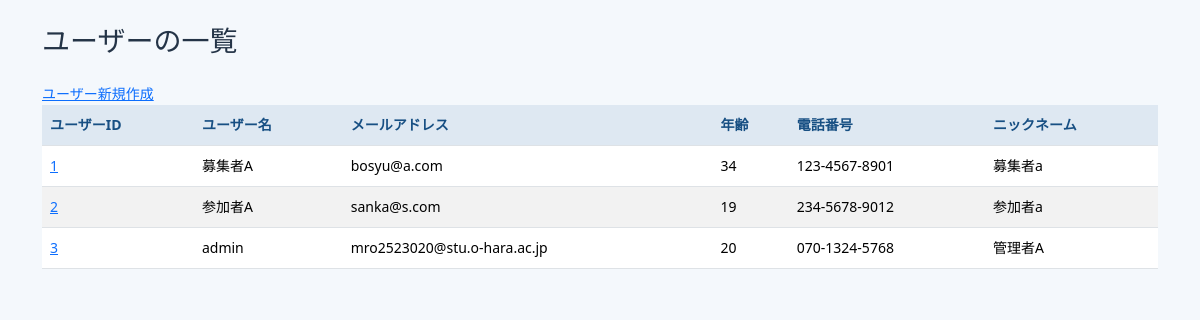
Page /crud/users (signed in) on the committed database.
### apps/crud/models.py (models this page shows, shortened)
class User(db.Model, UserMixin):
    __tablename__ = "users"
    id = db.Column(db.Integer, primary_key=True)
    username = db.Column(db.String, nullable=False)
    nickname = db.Column(db.String, nullable=False)
    age = db.Column(db.Integer, nullable=False)
    email = db.Column(db.String, nullable=False)
    password_hash = db.Column(db.String, nullable=False)
    phone_number = db.Column(db.String(11), nullable=False)
    role = db.Column(db.Integer, nullable=False)
    is_approved = db.Column(db.Boolean,nullable=False,default=True,server_default="1")
    create_at = db.Column(db.DateTime, nullable=False, default=datetime.now)
    update_at = db.Column(db.DateTime, nullable=False, default=datetime.now, onupdate=datetime.now)
    title_id = db.Column(db.Integer,db.ForeignKey("titles.id"))  # FK
    tanks_point = db.Column(db.Integer, nullable=False, default=0)
    ranking_id = db.Column(db.Integer)
    group_name = db.Column(db.String, nullable=False)
    representative_name = db.Column(db.String, nullable=False)
    contact_email = db.Column(db.String, nullable=False)
    group_type = db.Column(db.String, nullable=False)
    title = db.relationship("Title", lazy="joined")
    recruitments = db.relationship("Recruitment", back_populates="user", cascade="all, delete-orphan")
    likes = db.relationship("Like", back_populates="user", cascade="all, delete-orphan")
    search_histories = db.relationship("SearchHistory", back_populates="user", cascade="all, delete-orphan")
    participation_histories = db.relationship("ParticipationHistory", back_populates="user", cascade="all, delete-orphan")
    recruitment_histories = db.relationship("RecruitmentHistory", back_populates="user", cascade="all, delete-orphan")
    view_histories = db.relationship("ViewHistory", back_populates="user", cascade="all, delete-orphan")
    active_messages = db.relationship("ActiveMessage", back_populates="user", cascade="all, delete-orphan")
    @property
    def password(self):
        raise AttributeError("読み取り不可")

### apps/crud/views.py (the view)
@crud.route("/users")
@login_required
def users():
    users = User.query.all()
    return render_template("crud/index.html",users=users)

### apps/crud/models.py (called while the page is built)
@login_manager.user_loader
def load_user(user_id):
    return User.query.get(user_id)

### apps/natyukatu/views.py (called while the page is built)
def get_user_id():
    if current_user.is_authenticated:
        return getattr(current_user, 'user_id', getattr(current_user, 'id', None))
    return None

@dt.app_context_processor
def inject_unread_notifications():
    user_id = get_user_id()
    if not user_id:
        return {"has_unread_messages": False, "unread_recruitment_ids": set()}
    unread_ids = get_unread_recruitment_ids(user_id)
    return {
        "has_unread_messages": len(unread_ids) > 0,
        "unread_recruitment_ids": unread_ids,
    }

### apps/crud/templates/crud/index.html (shortened to what this page needs)
{% extends "crud/base.html" %}
{% block content %}
<h1 class="h3 mb-4">ユーザーの一覧</h1>
<a href="{{ url_for('crud.create_user') }}">ユーザー新規作成</a>
<table class="table table-striped table-hover">
  <tr>
    <th>ユーザーID</th>
    <th>ユーザー名</th>
    <th>メールアドレス</th>
    <th>年齢</th>
    <th>電話番号</th>
    <th>ニックネーム</th>
  </tr>
  {% for user in users %}
  <tr>
    <td>
      <a href="{{ url_for('crud.edit_user', user_id=user.id) }}"
        >{{ user.id }}</a
      >
    </td>
    <td>{{ user.username }}</td>
    <td>{{ user.email }}</td>
    <td>{{ user.age }}</td>
    <td>{{ user.phone_number }}</td>
    <td>{{ user.nickname }}</td>
  </tr>
  {% endfor %}
</table>
{% endblock %}

### apps/static/css/natyukatu_base.css (style rules this page uses)
:root { --brand:#1976d2;--brand-dark:#155a9c;--brand-soft:#eaf4ff;--ink:#243447;--muted:#64748b }
* { box-sizing:border-box }
body { background:#f4f8fc;color:var(--ink);font-size:clamp(14px,1.1vw,16px);line-height:1.7 }
a { overflow-wrap:anywhere }
table { min-width:560px }
th { white-space:nowrap;background:#eaf4ff!important;color:#174f83!important }
td { vertical-align:middle }

### rows in the picture
User: id "1", username "募集者A", email "bosyu@a.com", age "34", phone_number "123-4567-8901", nickname "募集者a"
User: id "2", username "参加者A", email "sanka@s.com", age "19", phone_number "234-5678-9012", nickname "参加者a"
User: id "3", username "admin", email "mro2523020@stu.o-hara.ac.jp", age "20", phone_number "070-1324-5768", nickname "管理者A"
